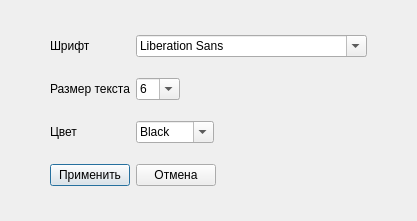
<?xml version="1.0" encoding="UTF-8"?>
<ui version="4.0">
 <class>Settings</class>
 <widget class="QDialog" name="Settings">
  <property name="geometry">
   <rect>
    <x>0</x>
    <y>0</y>
    <width>369</width>
    <height>221</height>
   </rect>
  </property>
  <property name="windowTitle">
   <string>Dialog</string>
  </property>
  <layout class="QGridLayout" name="gridLayout">
   <property name="leftMargin">
    <number>50</number>
   </property>
   <property name="topMargin">
    <number>20</number>
   </property>
   <property name="rightMargin">
    <number>50</number>
   </property>
   <property name="bottomMargin">
    <number>20</number>
   </property>
   <property name="spacing">
    <number>6</number>
   </property>
   <item row="3" column="0">
    <widget class="QLabel" name="label_2">
     <property name="text">
      <string>Цвет</string>
     </property>
    </widget>
   </item>
   <item row="2" column="0">
    <widget class="QLabel" name="label_3">
     <property name="text">
      <string>Размер текста</string>
     </property>
    </widget>
   </item>
   <item row="0" column="0">
    <widget class="QLabel" name="label">
     <property name="text">
      <string>Шрифт</string>
     </property>
    </widget>
   </item>
   <item row="5" column="0">
    <widget class="QPushButton" name="pushButton">
     <property name="sizePolicy">
      <sizepolicy hsizetype="Fixed" vsizetype="Fixed">
       <horstretch>0</horstretch>
       <verstretch>0</verstretch>
      </sizepolicy>
     </property>
     <property name="text">
      <string>Применить</string>
     </property>
    </widget>
   </item>
   <item row="2" column="1">
    <widget class="QComboBox" name="comboBox_2">
     <property name="sizePolicy">
      <sizepolicy hsizetype="Fixed" vsizetype="Fixed">
       <horstretch>0</horstretch>
       <verstretch>0</verstretch>
      </sizepolicy>
     </property>
     <property name="editable">
      <bool>true</bool>
     </property>
     <item>
      <property name="text">
       <string>6</string>
      </property>
     </item>
     <item>
      <property name="text">
       <string>7</string>
      </property>
     </item>
     <item>
      <property name="text">
       <string>8</string>
      </property>
     </item>
     <item>
      <property name="text">
       <string>9</string>
      </property>
     </item>
     <item>
      <property name="text">
       <string>10</string>
      </property>
     </item>
     <item>
      <property name="text">
       <string>11</string>
      </property>
     </item>
     <item>
      <property name="text">
       <string>12</string>
      </property>
     </item>
     <item>
      <property name="text">
       <string>13</string>
      </property>
     </item>
     <item>
      <property name="text">
       <string>14</string>
      </property>
     </item>
     <item>
      <property name="text">
       <string>16</string>
      </property>
     </item>
     <item>
      <property name="text">
       <string>18</string>
      </property>
     </item>
     <item>
      <property name="text">
       <string>20</string>
      </property>
     </item>
     <item>
      <property name="text">
       <string>22</string>
      </property>
     </item>
     <item>
      <property name="text">
       <string>24</string>
      </property>
     </item>
     <item>
      <property name="text">
       <string>26</string>
      </property>
     </item>
     <item>
      <property name="text">
       <string>28</string>
      </property>
     </item>
     <item>
      <property name="text">
       <string>36</string>
      </property>
     </item>
     <item>
      <property name="text">
       <string>48</string>
      </property>
     </item>
     <item>
      <property name="text">
       <string>72</string>
      </property>
     </item>
    </widget>
   </item>
   <item row="3" column="1">
    <widget class="QComboBox" name="comboBox">
     <property name="sizePolicy">
      <sizepolicy hsizetype="Fixed" vsizetype="Fixed">
       <horstretch>0</horstretch>
       <verstretch>0</verstretch>
      </sizepolicy>
     </property>
     <property name="editable">
      <bool>true</bool>
     </property>
     <item>
      <property name="text">
       <string>Black</string>
      </property>
     </item>
     <item>
      <property name="text">
       <string>Gray</string>
      </property>
     </item>
     <item>
      <property name="text">
       <string>Red</string>
      </property>
     </item>
     <item>
      <property name="text">
       <string>Green</string>
      </property>
     </item>
     <item>
      <property name="text">
       <string>Yellow</string>
      </property>
     </item>
     <item>
      <property name="text">
       <string>Blue</string>
      </property>
     </item>
     <item>
      <property name="text">
       <string>Magenta</string>
      </property>
     </item>
     <item>
      <property name="text">
       <string>Cyan</string>
      </property>
     </item>
    </widget>
   </item>
   <item row="0" column="1">
    <widget class="QFontComboBox" name="fontComboBox">
     <property name="sizePolicy">
      <sizepolicy hsizetype="Fixed" vsizetype="Fixed">
       <horstretch>0</horstretch>
       <verstretch>0</verstretch>
      </sizepolicy>
     </property>
    </widget>
   </item>
   <item row="5" column="1">
    <widget class="QPushButton" name="pushButton_2">
     <property name="sizePolicy">
      <sizepolicy hsizetype="Fixed" vsizetype="Fixed">
       <horstretch>0</horstretch>
       <verstretch>0</verstretch>
      </sizepolicy>
     </property>
     <property name="text">
      <string>Отмена</string>
     </property>
    </widget>
   </item>
  </layout>
 </widget>
 <resources/>
 <connections/>
</ui>
